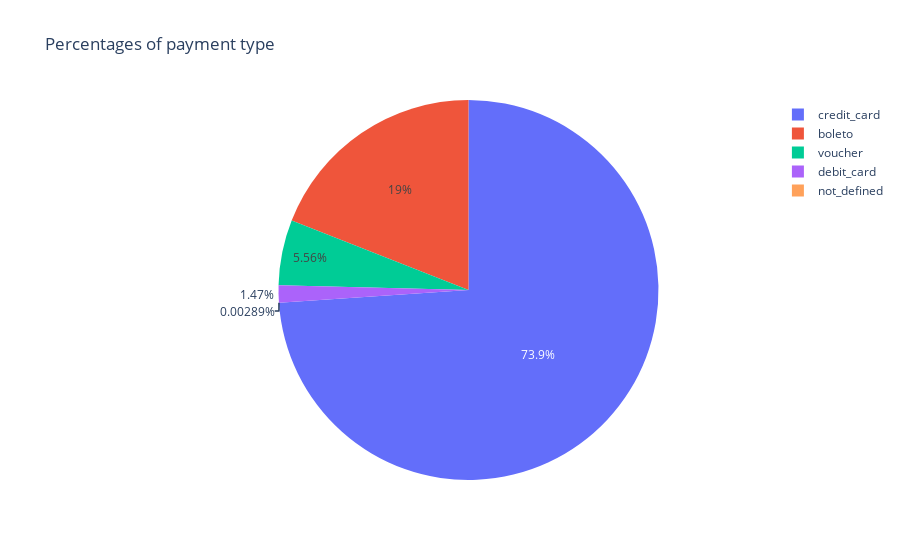

The notebook cell this image was saved under:
### Code cell
#Pie chart for percentage of each payment type
fig=px.pie(num_payment_type,values=num_payment_type['order_id'],names='payment_type',title='Percentages of payment type')
fig.show()

### Figure 1 — Plotly figure (JSON) as saved in the notebook; plotly's stock layout.template omitted (floating-point values rounded to 4 significant figures)
{"data": [{"domain": {"x": [0, 1], "y": [0, 1]}, "hovertemplate": "payment_type=%{label}<br>order_id=%{value}<extra></extra>", "labels": ["boleto", "credit_card", "debit_card", "not_defined", "voucher"], "legendgroup": "", "name": "", "showlegend": true, "type": "pie", "values": [19784, 76795, 1529, 3, 5775]}], "layout": {"autosize": true, "legend": {"tracegroupgap": 0}, "title": {"text": "Percentages of payment type"}}}
